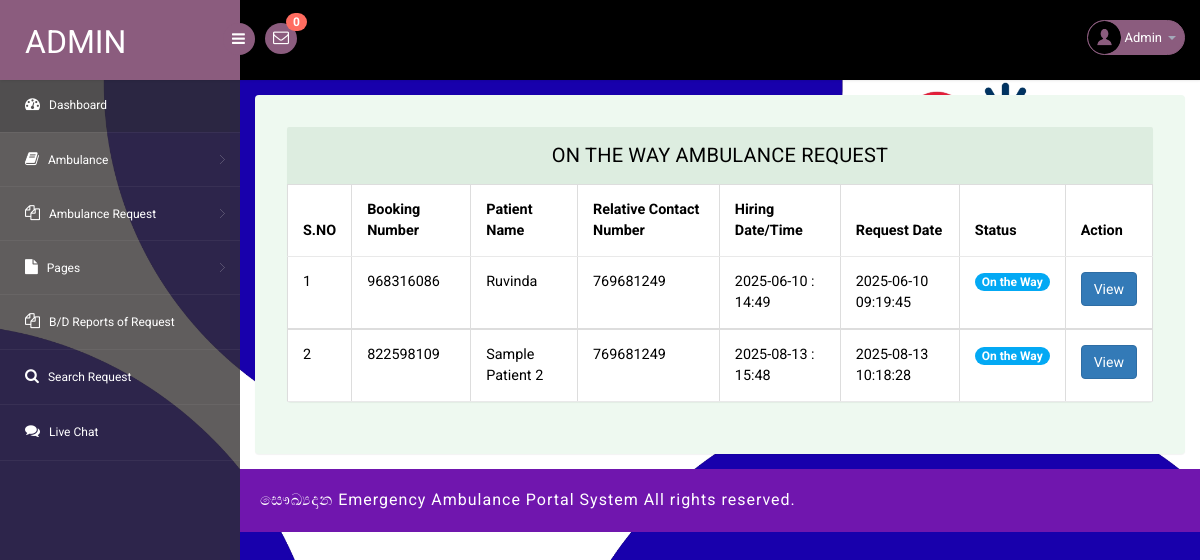
Page /admin/ontheway-ambulance-request.php (signed in) on the committed database.
### tables this page shows
CREATE TABLE `tblambulancehiring` (
  `ID` int(11) NOT NULL,
  `BookingNumber` int(10) DEFAULT NULL,
  `PatientName` varchar(250) DEFAULT NULL,
  `RelativeName` varchar(250) DEFAULT NULL,
  `RelativeConNum` bigint(11) DEFAULT NULL,
  `HiringDate` varchar(250) DEFAULT NULL,
  `HiringTime` varchar(250) DEFAULT NULL,
  `AmbulanceType` int(5) DEFAULT NULL,
  `Address` mediumtext DEFAULT NULL,
  `City` mediumtext DEFAULT NULL,
  `State` mediumtext DEFAULT NULL,
  `Message` longtext DEFAULT NULL,
  `BookingDate` timestamp NULL DEFAULT current_timestamp(),
  `Remark` varchar(250) DEFAULT NULL,
  `Status` varchar(250) DEFAULT NULL,
  `AmbulanceRegNo` varchar(250) DEFAULT NULL,
  `UpdationDate` timestamp NULL DEFAULT NULL ON UPDATE current_timestamp()
);

### admin/ontheway-ambulance-request.php (the view, shortened to what this page needs)
<?php
include('includes/dbconnection.php');
if (strlen($_SESSION['eahpaid']==0)) {
  header('location:logout.php');
  } else{
?>
<!DOCTYPE html>
<head>
<link rel="stylesheet" href="css/bootstrap.min.css" >
<link href="css/style.css" rel='stylesheet' type='text/css' />
<link href="css/style-responsive.css" rel="stylesheet"/>
<link rel="stylesheet" href="css/font.css" type="text/css"/>
<link href="css/font-awesome.css" rel="stylesheet">
</head>
<body>
<section id="container">
<?php include_once('includes/header.php');?>
<?php include_once('includes/sidebar.php');?>
<section id="main-content">
	<section class="wrapper">
		<div class="table-agile-info">
 <div class="panel panel-default">
    <div class="panel-heading">
     On The Way Ambulance Request
    </div>
    <div>
      <table class="table table-bordered">
        <thead>
          <tr>
            <th data-breakpoints="xs">S.NO</th>
            <th>Booking Number</th>
            <th>Patient Name</th>
            <th>Relative Contact Number</th>
            <th>Hiring Date/Time</th>
            <th>Request Date</th>
            <th>Status</th>
            <th data-breakpoints="xs">Action</th>
          </tr>
        </thead>
        <?php
$ret=mysqli_query($con,"select * from  tblambulancehiring  where tblambulancehiring.Status='On the way'");
$cnt=1;
$count=mysqli_num_rows($ret);
if($count>0){
while ($row=mysqli_fetch_array($ret)) {
?>
        <tbody>
          <tr data-expanded="true">
            <td><?php echo $cnt;?></td>
              <td><?php  echo $row['BookingNumber'];?></td>
              <td><?php  echo $row['PatientName'];?></td>
                  <td><?php  echo $row['RelativeConNum'];?></td>
                  <td><?php  echo $row['HiringDate'];?> : <?php  echo $row['HiringTime'];?></td>
                  <td><?php  echo $row['BookingDate'];?></td>
                                   <td> <?php   $pstatus=$row['Status'];
                 if($pstatus==""){ ?>
<span class="badge badge-info">New</span>
 <?php } elseif($pstatus=="Assigned"){ ?>
<span } class="badge badge-primary">Assigned</span>
 <?php } elseif($pstatus=="On the way"){ ?>
<span class="badge badge-primary">On the Way</span>
 <?php } elseif($pstatus=="Pickup"){ ?>
<span class="badge badge-success">Patient Pick</span>
 <?php } elseif($pstatus=="Reached"){ ?>
<span class="badge badge-success">Patient Reached Hospital</span>
 <?php } elseif($pstatus=="Rejected"){ ?>
<span class="badge badge-success">Rejected</span>
<?php } ?>
</td>
                  <td><a href="booking-details.php?id=<?php echo $row['ID'];?>&&bookingnum=<?php echo $row['BookingNumber'];?>" class="btn btn-primary">View</a></td>
                </tr>
                <?php
$cnt=$cnt+1;
} } else {?>
<tr>
  <th colspan="8" style="color:red">No Record Found</th>
</tr>
<?php } ?>
 </tbody>
            </table>
    </div>
  </div>
</div>
</section>
		 <?php include_once('includes/footer.php');?>
</section>
</section>
</body>
</html>
<?php }  ?>

### admin/includes/header.php (shortened to what this page needs)
<?php
include('includes/dbconnection.php');
?>
<header class="header fixed-top clearfix">
<div class="brand">
    <a href="dashboard.php" class="logo">
        Admin
    </a>
    <div class="sidebar-toggle-box">
        <div class="fa fa-bars"></div>
    </div>
</div>
<div class="nav notify-row" id="top_menu">
    <ul class="nav top-menu">
<?php
$ret1=mysqli_query($con,"select * from tblambulancehiring
 where   (tblambulancehiring.Status is null || tblambulancehiring.Status='')");
$num=mysqli_num_rows($ret1);
?>
        <li id="header_inbox_bar" class="dropdown">
            <a data-toggle="dropdown" class="dropdown-toggle" href="#">
                <i class="fa fa-envelope-o"></i>
                <span class="badge bg-important"><?php echo $num;?></span>
            </a>
        </li>
    </ul>
</div>
<div class="top-nav clearfix">
    <ul class="nav pull-right top-menu">
        <li class="dropdown">
            <a data-toggle="dropdown" class="dropdown-toggle" href="#">
                <?php
$adid=$_SESSION['eahpaid'];
$ret=mysqli_query($con,"select AdminName from tbladmin where ID='$adid'");
$row=mysqli_fetch_array($ret);
$name=$row['AdminName'];
?>
                <img alt="" src="images/2.png">
                <span class="username"><?php echo $name; ?></span>
                <b class="caret"></b>
            </a>
        </li>
    </ul>
</div>
</header>

### admin/css/style.css (style rules this page uses)
ul, ol { margin: 0; }
html, body { font-family: 'Roboto', sans-serif; font-size: 100%; overflow-x: hidden; background: url(../images/bggg.jpg) no-repeat 0px 0px; background-size:cover; }
body a { transition: 0.5s all ease; -webkit-transition: 0.5s all ease; -moz-transition: 0.5s all ease; -o-transition: 0.5s all ease; -ms-transition: 0.5s all ease; text-decoration:none; }
ul,label { margin:0; padding:0; }
#main-content { margin-left:240px; -webkit-transition:all .3s ease-in-out; -moz-transition:all .3s ease-in-out; -o-transition:all .3s ease-in-out; transition:all .3s ease-in-out; }
.header { left:0; right:0; z-index:1002; background:#000; -webkit-transition:all .3s ease-in-out; -moz-transition:all .3s ease-in-out; -o-transition:all .3s ease-in-out; transition:all .3s ease-in-out; }
.fixed-top { position:fixed; box-shadow:1px 0 3px rgba(0,0,0,.15); }
.wrapper { display:inline-block; margin-top:80px; padding:15px; width:100%; }
.brand { background:#8b5c7e; float:left; width:240px; height:80px; position:relative; }
a.logo { font-size:32px; color:#fff; float:left; margin:20px 0 0 25px; text-transform:uppercase; }
#top_menu .nav>li,ul.top-menu>li { float:left; }
.notify-row { float:left; margin-top:23px; margin-left:25px; }
ul.top-menu { margin-right:15px; margin-top: 0; }
ul.top-menu > li > a { color: #fff; font-size: 16px; background: #8b5c7e; padding: 4px 8px; margin-right: 15px; border-radius: 50%; -webkit-border-radius: 50%; padding-right: 8px !important; }
.notify-row .badge { position:absolute; right:-10px; top:-10px; z-index:100; }
.top-nav { margin-top:20px; }
.top-nav img { border-radius:50%; -webkit-border-radius:50%; width:33px; }
.top-nav .username { font-size:13px; color:#fff; }
.top-nav ul.top-menu>li>a { border-radius: 100px; -webkit-border-radius: 100px; padding: 0px; background: none; margin-right: 0; border: 1px solid #8b5c7e; background: #8b5c7e; }
.top-nav ul.top-menu>li { margin-left:10px; }
.top-nav .nav .caret { border-bottom-color:#A4AABA; border-top-color:#A4AABA; }
.sidebar-toggle-box { float:left; margin-top:23px; margin-left:-15px; background:#8b5c7e; border-radius:50%; -webkit-border-radius:50%; width:32px; height:32px; position:absolute; right:-15px; }
.sidebar-toggle-box .fa-bars { cursor:pointer; display:inline-block; font-size:15px; padding:8px 8px 8px 9px; color:#fff; }
.panel-heading { position: relative; height: 57px; line-height: 57px; letter-spacing: 0.2px; color: #000; font-size: 18px; font-weight: 400; padding: 0 16px; background:#ddede0; border-top-right-radius: 2px; border-top-left-radius: 2px; text-transform: uppercase; text-align: center; }
.panel { border: none ! important; }
.table>thead>tr>th { border-bottom: 1px solid #e1ab91 ! important; }
.table>tbody>tr>td, .table>tbody>tr>th, .table>tfoot>tr>td, .table>tfoot>tr>th, .table>thead>tr>td, .table>thead>tr>th { border-bottom: 1px solid #e9e9e9 ! important; }
.table > thead > tr > th, .table > tbody > tr > th, .table > tfoot > tr > th, .table > thead > tr > td, .table > tbody > tr > td, .table > tfoot > tr > td { border-top: none !important; }
.badge-primary { background-color: #03a9f4; }
.table td, .table>tbody>tr>td, .table>tbody>tr>th, .table>tfoot>tr>td, .table>tfoot>tr>th, .table>thead>tr>td, .table>thead>tr>th { padding: 15px!important; }
.table > thead > tr > th, .table > tbody > tr > th, .table > tfoot > tr > th, .table > thead > tr > td, .table > tbody > tr > td, .table > tfoot > tr > td { font-size: 0.9em; color: #000; border-top: none !important; }
.table-agile-info { background: #eef9f0; padding: 2em; border-radius: 4px; -webkit-box-shadow: 0 1px 1px rgba(0,0,0,.05); box-shadow: 0 1px 1px rgba(0,0,0,.05); }
.panel-default>.panel-heading { color: #000000 ! important; background-color: #ddede0 ! important; border-color: #ddede0 ! important; font-size: 20px; }
.badge.bg-important { background: #ff6c60; }

### rows in the picture
tblambulancehiring: BookingNumber "968316086", PatientName "Ruvinda", RelativeConNum "769681249", HiringDate "2025-06-10", HiringTime "14:49", BookingDate "2025-06-10 09:19:45", Status "On the Way"
tblambulancehiring: BookingNumber "822598109", PatientName "Sample Patient 2", RelativeConNum "769681249", HiringDate "2025-08-13", HiringTime "15:48", BookingDate "2025-08-13 10:18:28", Status "On the Way"

### other values in the picture
$num "0"
$name "Admin"
